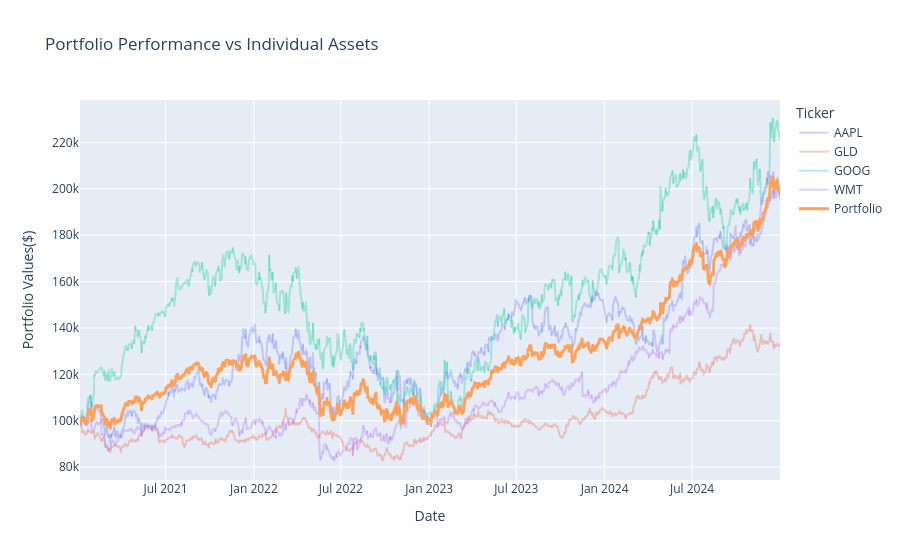

Source (notebook cell):
### Code cell
fig = px.line(
    comparison,
    x = comparison.index,
    y = comparison.columns,
    title="Portfolio Performance vs Individual Assets",
    labels={
        "x": 'date',
        'value': 'Portfolio Values($)',
        'variable' : 'Asset'
    }
)
for trace in fig.data:
    if trace.name != "Portfolio":
        trace.opacity = 0.3
    else:
        trace.opacity = 1
        trace.line.width = 3

fig.show()

### Figure 1 — Plotly figure (JSON) as saved in the notebook; plotly's stock layout.template omitted (floating-point values rounded to 4 significant figures; data arrays with more than 128 entries replaced by an {"elided": "..."} marker saying what was removed)
{"data": [{"hovertemplate": "Ticker=AAPL<br>Date=%{x}<br>Portfolio Values($)=%{y}<extra></extra>", "legendgroup": "AAPL", "line": {"color": "#636efa", "dash": "solid"}, "marker": {"symbol": "circle"}, "mode": "lines", "name": "AAPL", "opacity": 0.3, "showlegend": true, "type": "scattergl", "x": {"elided": "1005 str values"}, "xaxis": "x", "y": {"elided": "1005 float values"}, "yaxis": "y"}, {"hovertemplate": "Ticker=GLD<br>Date=%{x}<br>Portfolio Values($)=%{y}<extra></extra>", "legendgroup": "GLD", "line": {"color": "#EF553B", "dash": "solid"}, "marker": {"symbol": "circle"}, "mode": "lines", "name": "GLD", "opacity": 0.3, "showlegend": true, "type": "scattergl", "x": {"elided": "1005 str values"}, "xaxis": "x", "y": {"elided": "1005 float values"}, "yaxis": "y"}, {"hovertemplate": "Ticker=GOOG<br>Date=%{x}<br>Portfolio Values($)=%{y}<extra></extra>", "legendgroup": "GOOG", "line": {"color": "#00cc96", "dash": "solid"}, "marker": {"symbol": "circle"}, "mode": "lines", "name": "GOOG", "opacity": 0.3, "showlegend": true, "type": "scattergl", "x": {"elided": "1005 str values"}, "xaxis": "x", "y": {"elided": "1005 float values"}, "yaxis": "y"}, {"hovertemplate": "Ticker=WMT<br>Date=%{x}<br>Portfolio Values($)=%{y}<extra></extra>", "legendgroup": "WMT", "line": {"color": "#ab63fa", "dash": "solid"}, "marker": {"symbol": "circle"}, "mode": "lines", "name": "WMT", "opacity": 0.3, "showlegend": true, "type": "scattergl", "x": {"elided": "1005 str values"}, "xaxis": "x", "y": {"elided": "1005 float values"}, "yaxis": "y"}, {"hovertemplate": "Ticker=Portfolio<br>Date=%{x}<br>Portfolio Values($)=%{y}<extra></extra>", "legendgroup": "Portfolio", "line": {"color": "#FFA15A", "dash": "solid", "width": 3}, "marker": {"symbol": "circle"}, "mode": "lines", "name": "Portfolio", "opacity": 1, "showlegend": true, "type": "scattergl", "x": {"elided": "1005 str values"}, "xaxis": "x", "y": {"elided": "1005 float values"}, "yaxis": "y"}], "layout": {"legend": {"title": {"text": "Ticker"}, "tracegroupgap": 0}, "title": {"text": "Portfolio Performance vs Individual Assets"}, "xaxis": {"anchor": "y", "domain": [0, 1], "title": {"text": "Date"}}, "yaxis": {"anchor": "x", "domain": [0, 1], "title": {"text": "Portfolio Values($)"}}}}
